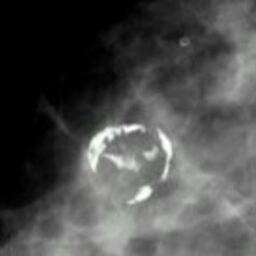
#> input picture redu/src/main/webapp/ReconocimientoPatrones/Programas/pt1.jpg, 256 x 256 px
$ python -i _3regionRoi.py   (imports and definitions only)
#> lines starting #> are read from the running program, lines starting #| are printed output that depends on the picture
import matplotlib.patches as mpatches
from skimage.measure import label, regionprops
from skimage.color import label2rgb
import numpy as np

def get_roi_rect(input_image):
    label_image = label(input_image)
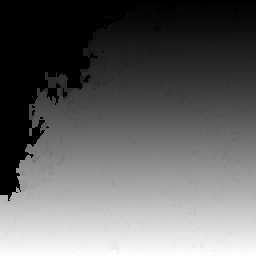
#> label_image: shape (256, 256) int64; min 0, max 27946, mean 10954.4; drawn with min black and max white
    mask_areas = []
    for region in regionprops(label_image):
        mask_areas.append(region.area)
#> after the loop, mask_areas = 27946 items
    max_area = np.max(mask_areas)
#> max_area = 270
    min_area = np.min(mask_areas)
#> min_area = 1

    for region in regionprops(label_image):
        if region.area >= max_area:
            minr, minc, maxr, maxc = region.bbox
    return minr, minc, maxr, maxc, max_area, min_area

>>> import cv2
>>> picture = cv2.imread('pt1.jpg', cv2.IMREAD_GRAYSCALE)
>>> result = get_roi_rect(picture)
#> result = (72, 42, 99, 75, 270, 1)
